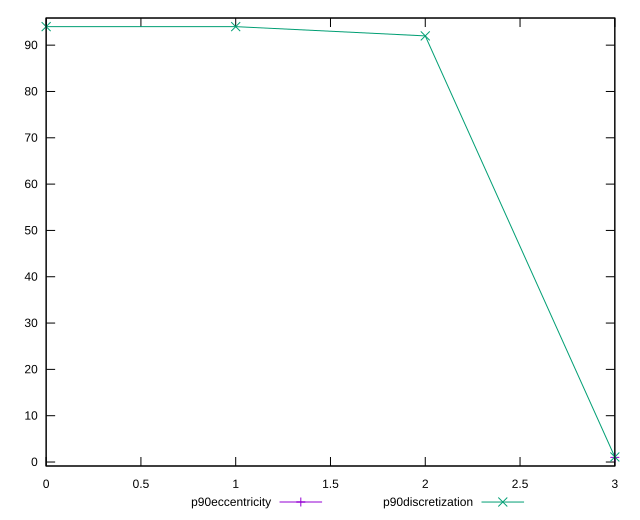

Here is the gnuplot script that generated this plot:
reset

$p90Eccentricity <<EOF
3 0.9999999999999999
EOF

$p90Discretization <<EOF
0 94
1 94
2 92
3 1.0930232558139534
EOF

set key outside below
set xrange [0:3]
set yrange [-0.8600000000000002:95.86]
set trange [-0.8600000000000002:95.86]
set terminal svg size 640, 520 enhanced background rgb 'white'
set output "report/report_00029_2021-02-24T13-36-40.390Z/render-blocking-resources/progression/eccentricity.svg"

plot $p90Eccentricity title "p90eccentricity" with linespoints, \
     $p90Discretization title "p90discretization" with linespoints

reset
